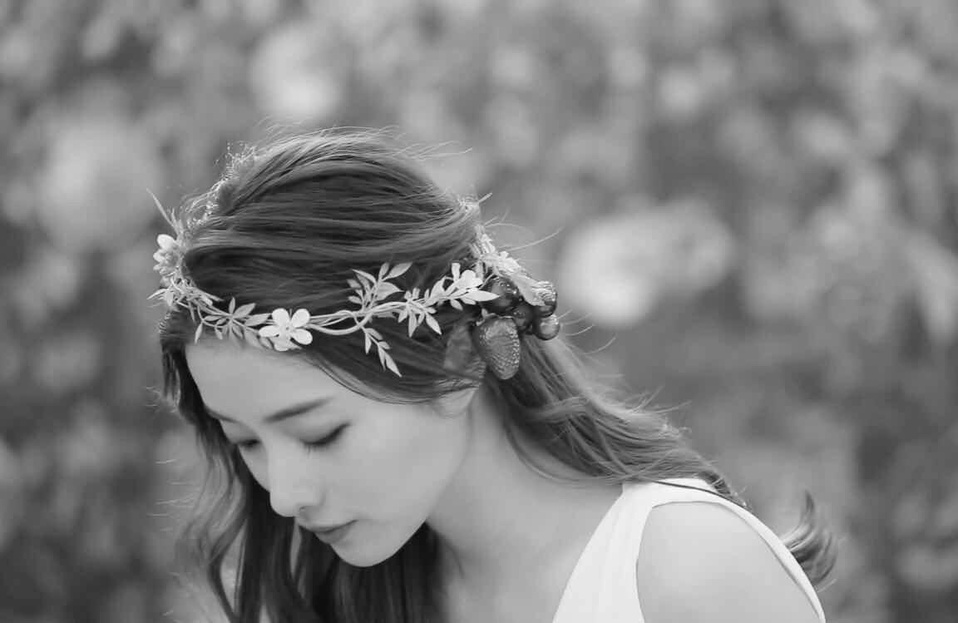
%> input picture SOFT130051多媒体技术基础/pj2/my_gray_satomi.jpg, 958 x 623 px, shrunk from 1152 x 749 before the run
$ octave test_3.m   (GNU Octave 9; MATLAB toolbox functions it lacks are replaced by stand-ins)
%> lines starting %> are read from the running program, lines starting %| are printed output that depends on the picture
% Enhance the contrast of a given image using grayscale stretching and
% histogram equalization respectively.
% Provide comparison pictures before and after enhancement, as well as gray
% value distribution diagram.

% input grayscale image
imname = "my_gray_satomi.jpg";

% Read the image
I = imread(imname);
%> I is the input picture: size 623x958 uint8; min 0, max 255, mean 127.8

% Adjust the image using imadjust: from [0.2,0.6] to [0,1]
% Values below 0.2 become 0, and values above 0.6 become 1
% The pixel values are scaled to the range [0, 1] in the output image
J = imadjust(I, [0.2, 0.6], [0, 1]);
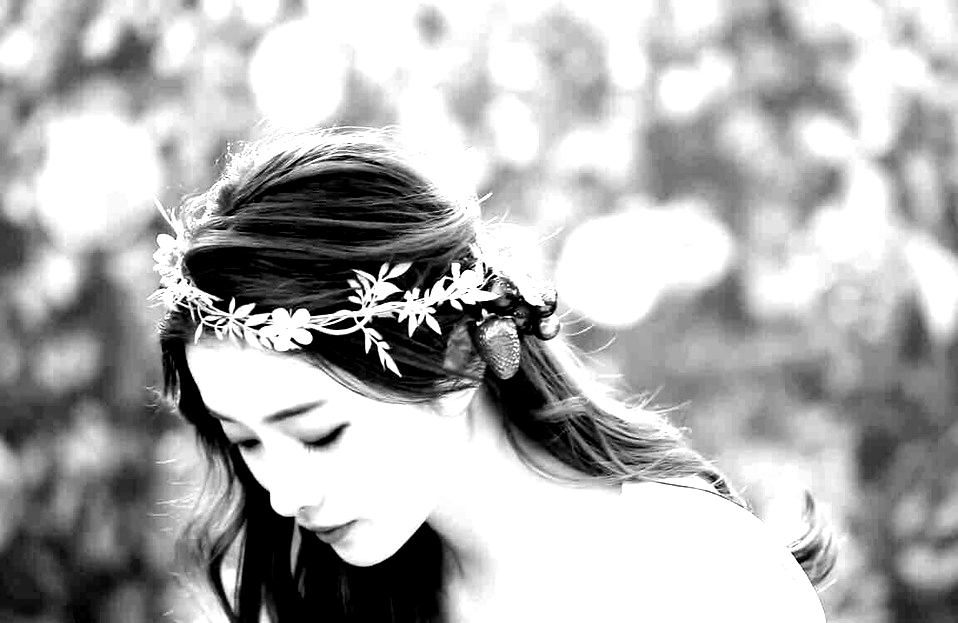
%> J: size 623x958 uint8; min 0, max 255, mean 175.3

% Histogram equalization
H = histeq(I);
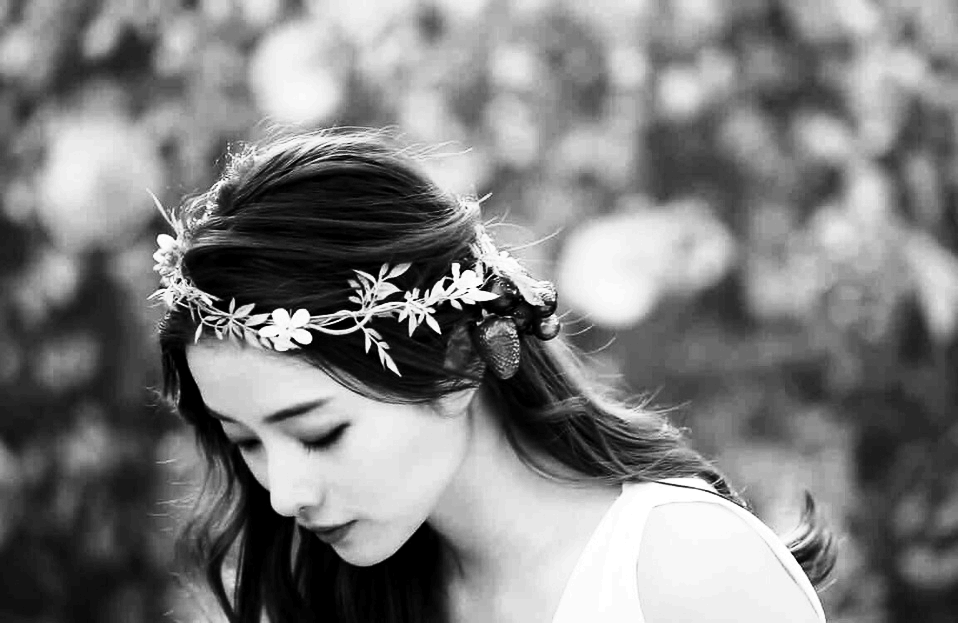
%> H: size 623x958 uint8; min 0, max 255, mean 126.3

% Display the image and distribution
% use imshow() to display the original image
% use imhist() to get the gray value distribution diagram
figure
subplot(2, 3, 1), imshow(I), title("Original Image");
subplot(2, 3, 2), imshow(J), title("Contrast Stretching");
subplot(2, 3, 3), imshow(H), title("Histogram Equalization");
subplot(2, 3, 4), imhist(I);
subplot(2, 3, 5), imhist(J);
subplot(2, 3, 6), imhist(H);
%> after `imhist(H)`:
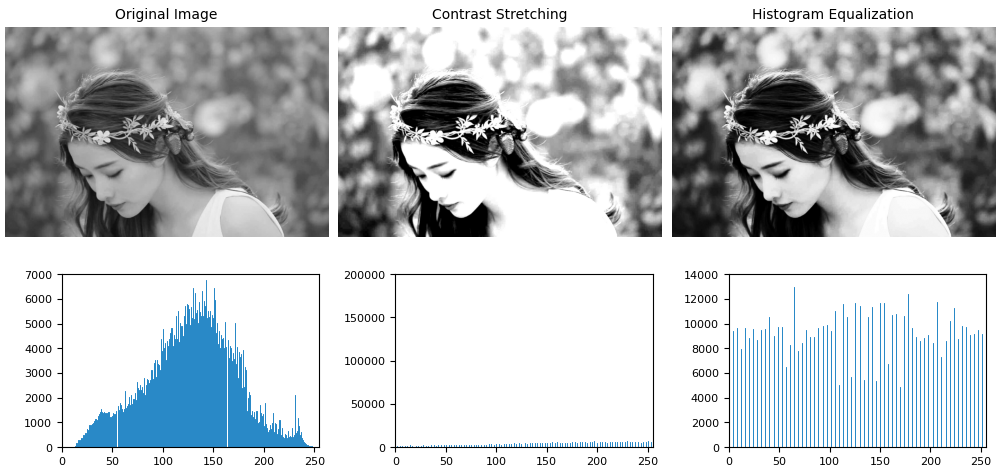
%> figure redrawn from the program's plot data, 6 panels

% Save figure
saveas(gcf, 'test_3_result.jpg');
